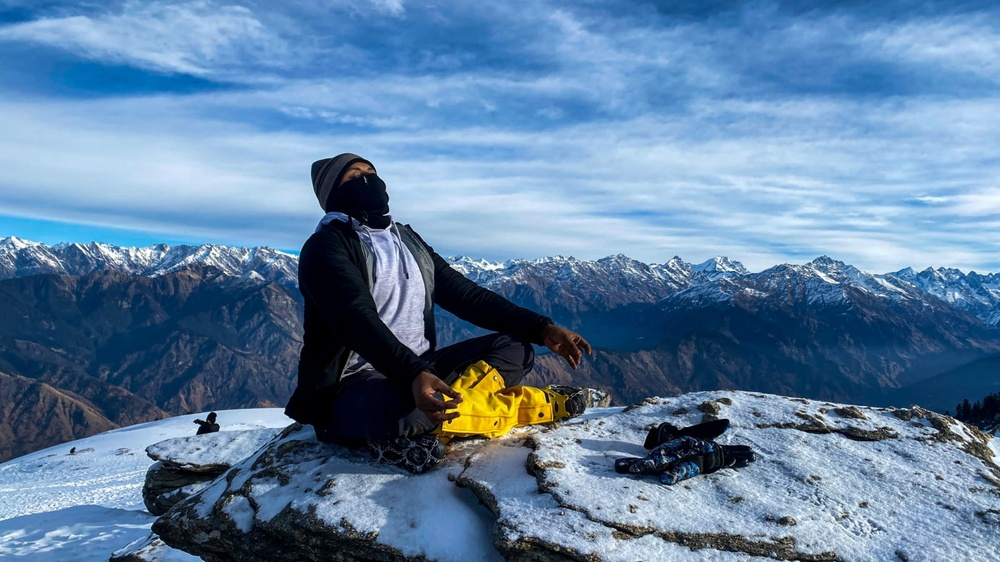
#> input picture Assignment2/srv.jpeg, 1000 x 562 px, shrunk from 1600 x 900 before the run
$ python 2.py
#> lines starting #> are read from the running program, lines starting #| are printed output that depends on the picture; after the words box and inside, x2 and y2 are one past the last pixel; in counts of white or black regions, pixels touching at a corner belong together
import math
import numpy as np
import cv2

image = cv2.imread('srv.jpeg')
#> image is the input picture: shape (562, 1000, 3); mean B, G, R 160.7, 128, 95.3
m,n,v = image.shape
#> m = 562; n = 1000; v = 3

gray_image = np.zeros((m,n),np.uint8)
gray_image2 = np.zeros((m,n),np.uint8)
image_onezeroes2 = np.zeros((m,n),np.uint8)

#Converting Color image to gray scale
Sum = 0
for i in range(m):
    for j in range(n):
        for k in range(v):
            Sum = Sum + image[i][j][k]
        gray_image[i][j] = math.floor(Sum/3)
        Sum = 0
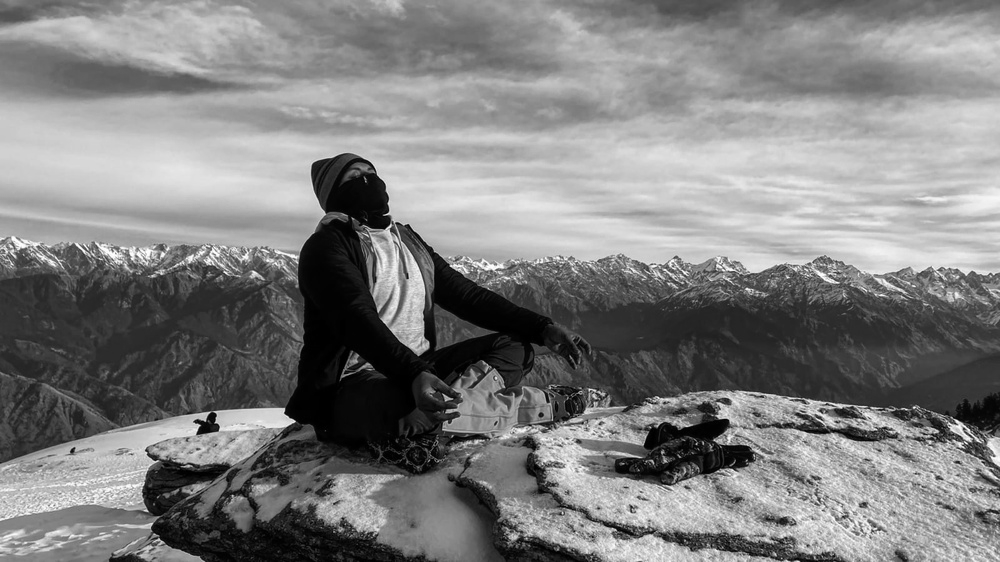
#> gray_image: shape (562, 1000); min 0, max 255, mean 127.7

for x in range(m):
    for y in range(n):
        gray_image2[x][y] = gray_image[x][y]

#making some part of gray scale image to black
for x in range(20,300,1):
   for y in range(50,300,1):
       gray_image2[x][y] = 0
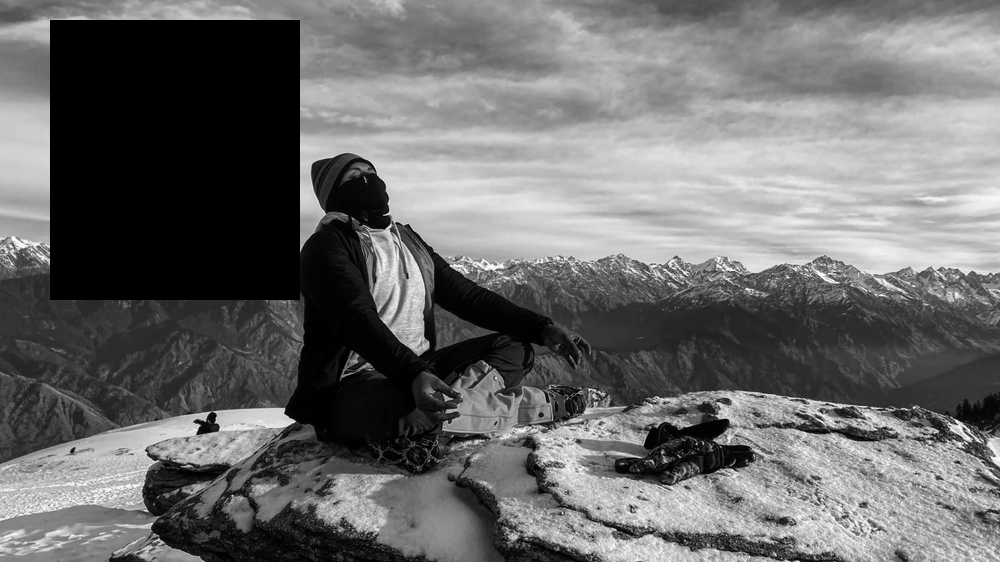
#> gray_image2: shape (562, 1000); 12.46% of pixels changed, all inside (x1, y1, x2, y2) = (50, 20, 300, 300)

cv2.imshow("original Image",image)
cv2.imwrite('Output/image.jpeg', image)
cv2.waitKey(0)

cv2.imshow('Grayscale Image',gray_image)
cv2.imwrite('Output/gray_image.jpeg', gray_image)
cv2.waitKey(0)

cv2.imshow('Grayscale Image2',gray_image2)
cv2.imwrite('Output/gray_image2.jpeg', gray_image2)
cv2.waitKey(0)

cv2.imshow('Grayscale Image - Grayscale Image2',abs(gray_image - gray_image2))
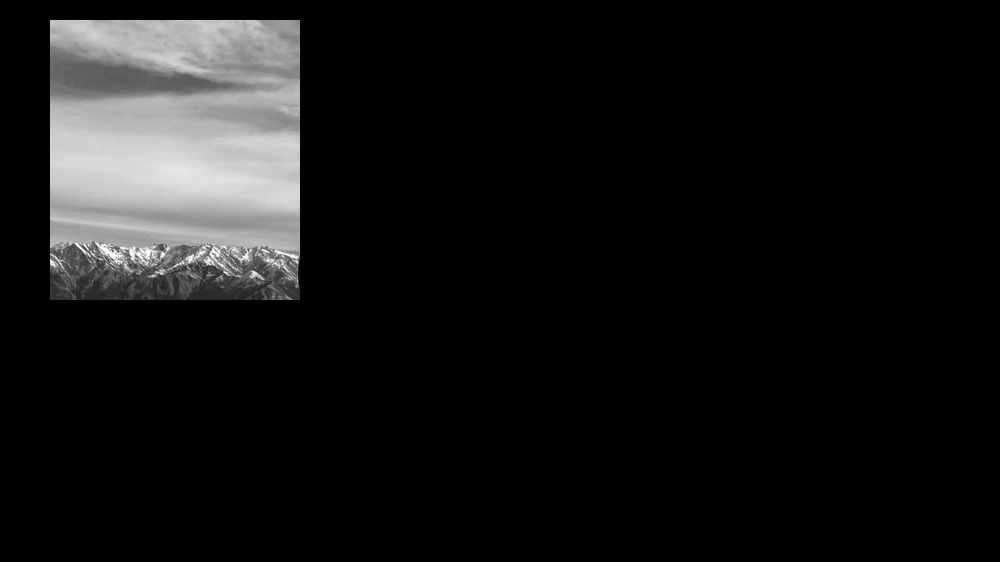
#> window 'Grayscale Image - Grayscale Im': shape (562, 1000); min 0, max 255, mean 20
cv2.imwrite('Output/Grayscale Image - Grayscale Image2.jpeg',abs(gray_image - gray_image2))
cv2.waitKey(0)
